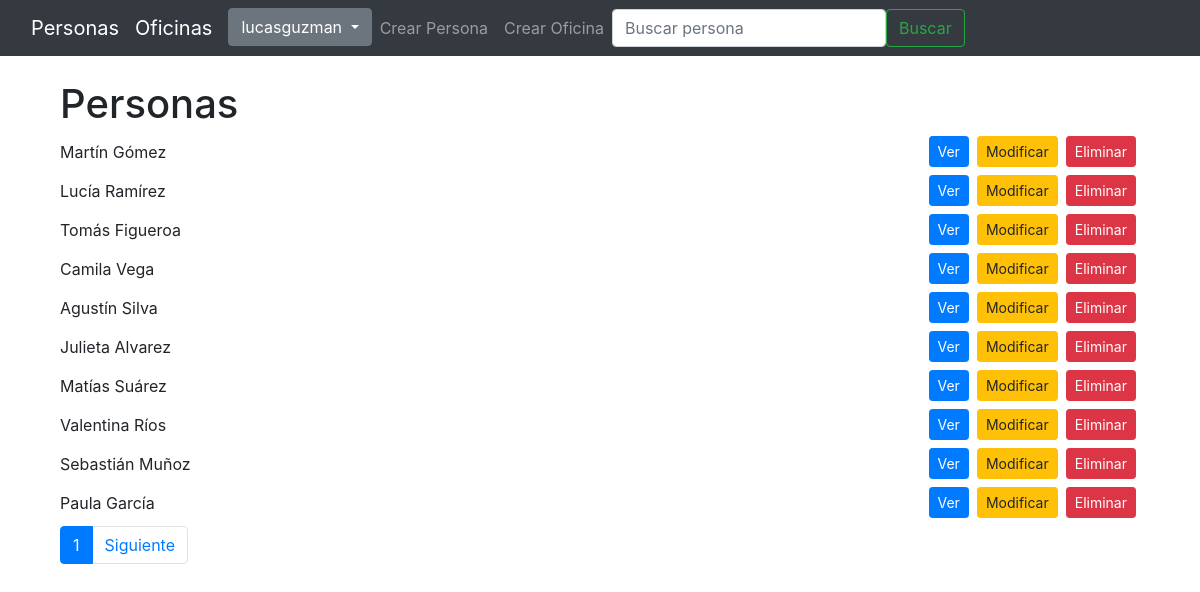
/persona/lista/ (signed in), run on the app's committed database.
### persona/models.py (models this page shows, shortened)
class Persona(models.Model):
    nombre = models.CharField(verbose_name="Nombre", max_length=50)
    apellido = models.CharField(verbose_name="Apellido", max_length=50)
    edad = models.IntegerField(verbose_name="Edad")
    oficina = models.ForeignKey('oficina.Oficina', on_delete=models.CASCADE)
    class Meta:
        verbose_name = 'Persona'
        verbose_name_plural = 'Personas'

### persona/views.py (the view)
class PersonaListView(ListView):
    model = Persona
    template_name = "persona/lista.html"
    context_object_name = "personas"
    paginate_by = 10

### templates/persona/lista.html (shortened to what this page needs)
{% extends 'base.html' %}
{% block content %}
<div class="container">
  <h1>Personas</h1>
  <div class="row">
    {% for persona in personas %}
      <div class="col-12 mb-2 d-flex align-items-center">
        <span class="flex-grow-1">{{ persona.nombre }} {{ persona.apellido }}</span>
        <a href="{% url 'persona:detalle' persona.pk %}" class="btn btn-primary btn-sm mx-1">Ver</a>
        <a href="{% url 'persona:editar' persona.pk %}" class="btn btn-warning btn-sm mx-1">Modificar</a>
        <a href="{% url 'persona:eliminar' persona.pk %}" class="btn btn-danger btn-sm mx-1">Eliminar</a>
      </div>
    {% empty %}
      <div class="col-12">No hay personas registradas.</div>
    {% endfor %}
  </div>
  {% if is_paginated %}
  <nav>
    <ul class="pagination">
      <li class="page-item active"><span class="page-link">{{ page_obj.number }}</span></li>
      {% if page_obj.has_next %}
      <li class="page-item"><a class="page-link" href="?page={{ page_obj.next_page_number }}">Siguiente</a></li>
      {% endif %}
    </ul>
  </nav>
  {% endif %}
</div>
{% endblock content %}

### templates/navbar.html (shortened to what this page needs)
<nav class="navbar navbar-expand-lg navbar-dark bg-dark mb-4">
  <div class="container-fluid">
    <a class="navbar-brand" href="{% url 'persona:lista' %}">Personas</a>
    <a class="navbar-brand" href="{% url 'oficina:lista' %}">Oficinas</a>
    <div class="collapse navbar-collapse" id="navbarNav">
      <ul class="navbar-nav me-auto mb-2 mb-lg-0">
        {% if user.is_authenticated %}
          <li class="nav-item dropdown">
            <button class="btn btn-secondary dropdown-toggle" type="button" data-bs-toggle="dropdown" aria-expanded="false">
              {{ user.username }}
            </button>
          </li>
        {% else %}
          <li class="nav-item">
            <a class="nav-link" href="{% url 'account_login' %}">Iniciar Sesión</a>
          </li>
        {% endif %}
        <li class="nav-item">
          <a class="nav-link" href="{% url 'persona:crear' %}">Crear Persona</a>
        </li>
        <li class="nav-item">
          <a class="nav-link" href="{% url 'oficina:crear' %}">Crear Oficina</a>
        </li>
      </ul>
      <form class="d-flex me-3" role="search" action="{% url 'persona:buscar' %}">
        <input class="form-control me-2" type="search" placeholder="Buscar persona" aria-label="Buscar" name="q">
        <button class="btn btn-outline-success" type="submit">Buscar</button>
      </form>
    </div>
  </div>
</nav>

### data on the page
Persona: nombre "Martín", apellido "Gómez"
Persona: nombre "Lucía", apellido "Ramírez"
Persona: nombre "Tomás", apellido "Figueroa"
Persona: nombre "Camila", apellido "Vega"
Persona: nombre "Agustín", apellido "Silva"
Persona: nombre "Julieta", apellido "Alvarez"
Persona: nombre "Matías", apellido "Suárez"
Persona: nombre "Valentina", apellido "Ríos"
Persona: nombre "Sebastián", apellido "Muñoz"
Persona: nombre "Paula", apellido "García"

### other printed values
{{ user.username }} "lucasguzman"
{{ page_obj.number }} "1"
